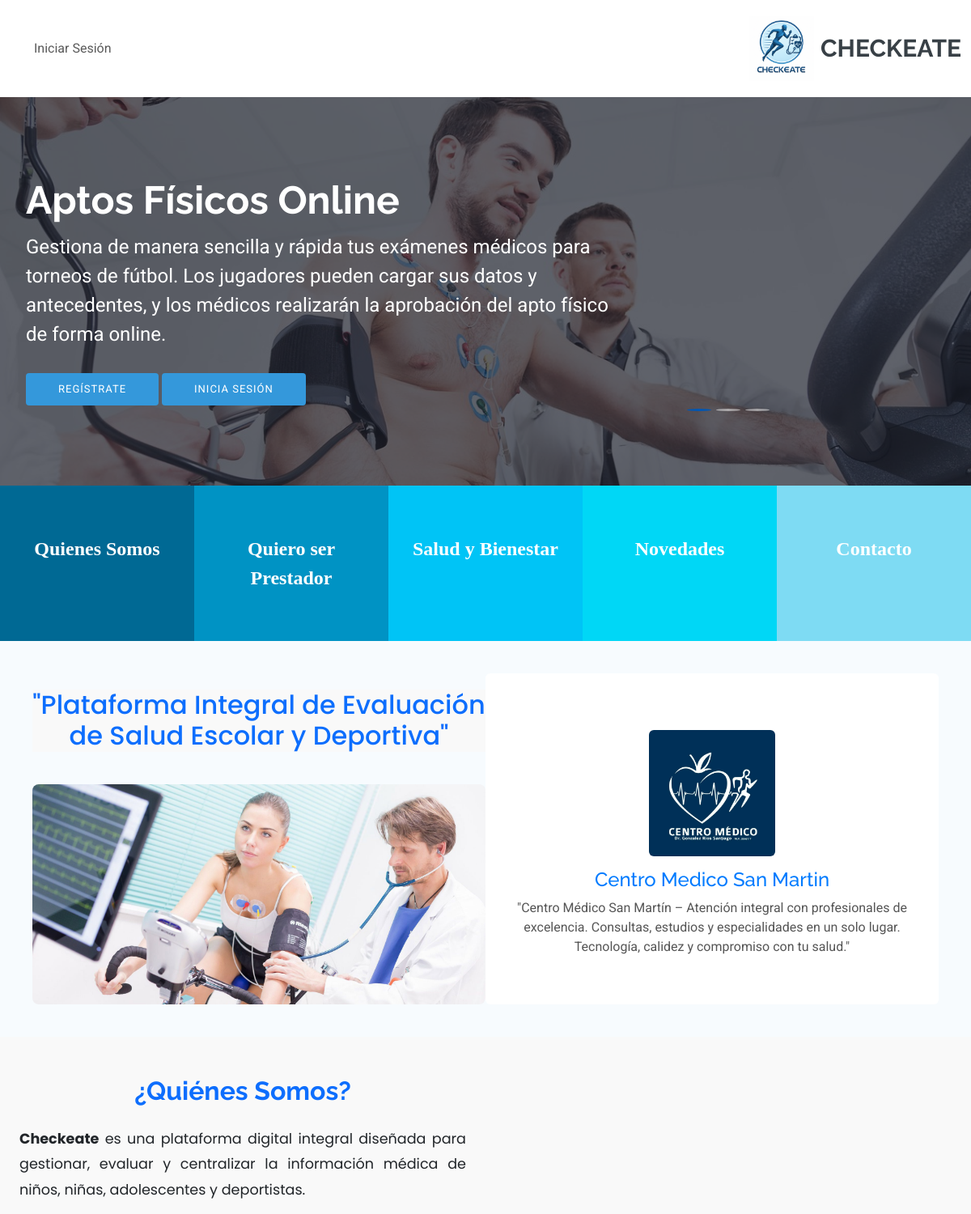
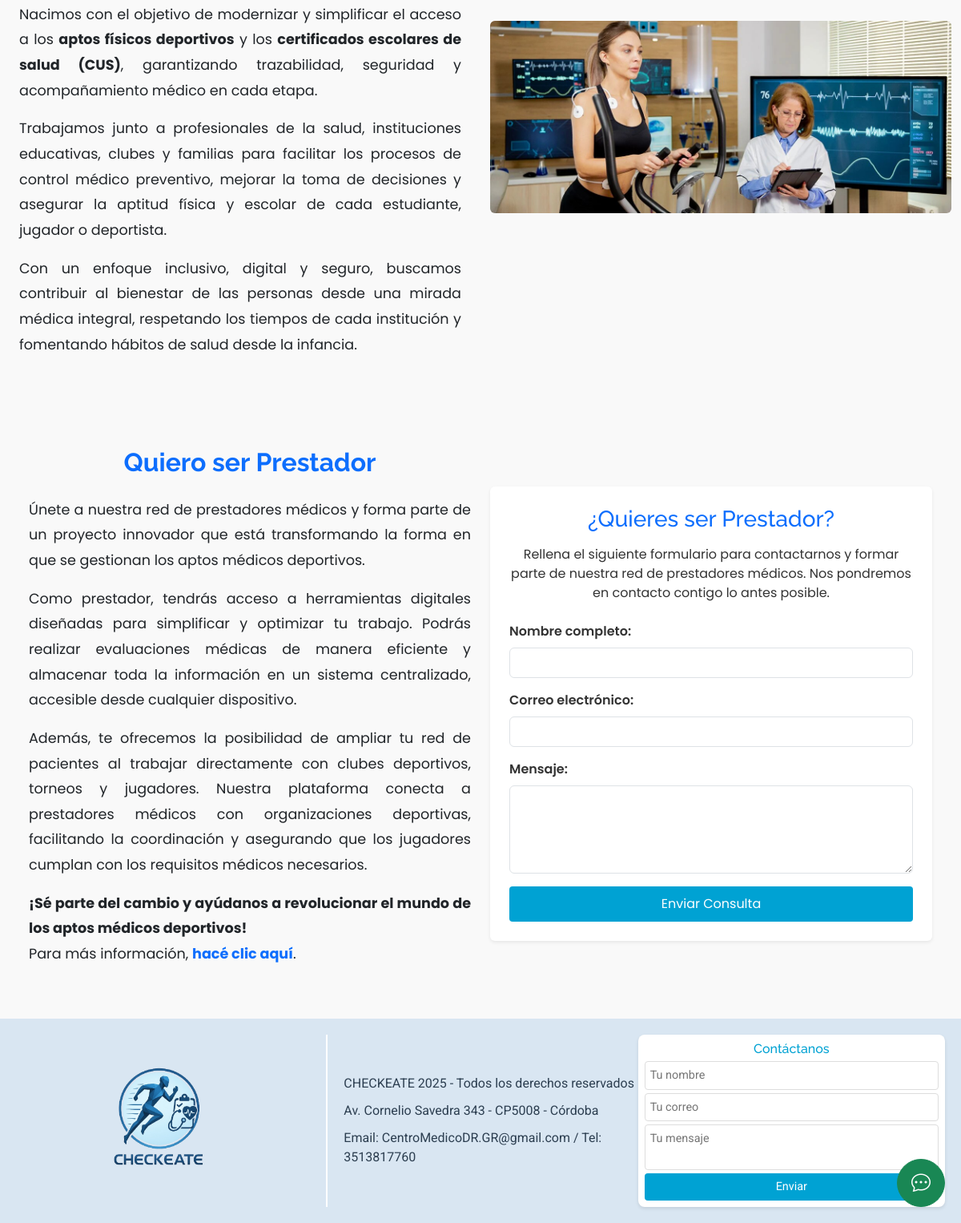
The page / on the database its author committed (2 pictures, top to bottom).
### publicidad/models.py (models this page shows, shortened)
class Publicidad(models.Model):
    titulo = models.CharField(max_length=200)
    descripcion = models.TextField()
    imagen = models.ImageField(upload_to='media/publicidades')
    url = models.URLField(blank=True, null=True)

### core/views.py (the view, shortened to what this page needs)
# urls.py: path('', views.home, name='home'),
def home(request):
    publicidades = Publicidad.objects.all()
    return render(request, 'core/home.html', {'publicidades': publicidades})

### core/templates/core/home.html (shortened to what this page needs)
{% extends 'core/base.html' %} {% load static %}
{% block content %}
<section id="heroCarousel" class="carousel slide" data-bs-ride="carousel">
  <div class="carousel-indicators">
    <button type="button" data-bs-target="#heroCarousel" data-bs-slide-to="0" class="active"></button>
    <button type="button" data-bs-target="#heroCarousel" data-bs-slide-to="1"></button>
    <button type="button" data-bs-target="#heroCarousel" data-bs-slide-to="2"></button>
  </div>
  <div class="carousel-inner">
    <div class="carousel-item active">
      <section class="hero section dark-background">
        <img
          src="{% static 'core/img/medico_home.jpg' %}"
          alt="Medico Home"
          class="hero-img"
        />
        <div class="container text-center">
          <div class="row justify-content-start">
            <div class="col-lg-8 col-md-8 col-sm-10 text-lg-start text-md-center">
              <h2>Aptos Físicos Online</h2>
              <p>
                Gestiona de manera sencilla y rápida tus exámenes médicos para torneos
                de fútbol. Los jugadores pueden cargar sus datos y antecedentes, y los
                médicos realizarán la aprobación del apto físico de forma online.
              </p>
              <a href="{% url 'register' %}" class="btn-get-started">Regístrate</a>
              <a href="{% url 'login' %}" class="btn-get-started">Inicia Sesión</a>
            </div>
          </div>
        </div>
      </section>
    </div>
  </div>
</section>
<section id="options" class="options-section">
  <div class="options-container">
    <div class="option" style="background-color: #006994">
        <a href="#quienes-somos" style="color: white; text-decoration: none; display: block;">Quienes Somos</a>
    </div>
    <div class="option" style="background-color: #0093c4">
        <a href="#quiero-ser-prestador" style="color: white; text-decoration: none; display: block;">Quiero ser Prestador</a>
    </div>
    <div class="option" style="background-color: #00c4f6">
      <a href="{% url 'salud_bienestar' %}" style="color: white; text-decoration: none; display: block;">Salud y Bienestar</a>
    </div>
    <div class="option" style="background-color: #00d7f6">
      <a href="{% url 'novedades' %}" style="color: white; text-decoration: none; display: block;">Novedades</a>
    </div>
    <div class="option" style="background-color:rgb(126, 219, 243)">
      <a href="#footer" style="color: white; text-decoration: none; display: block;">Contacto</a>
    </div>
  </div>
</section>
{% endblock %}
{% block publicidad %}
        <section
          id="publicidades"
          class="publicidades section light-background"
          style="padding:40px; margin: 0"
        >
          <div class="container-fluid" style="padding: 0">
            <div class="row g-0">
              <div class="col-md-6 position-relative">
                <div class="content-container" style="padding-top: 20px">
                  <h2 style=" font-family: 'Poppins', sans-serif; color: #0D6EFD;background-color: #f9f9f9;text-align: center; margin-bottom: 40px;">
                    "Plataforma Integral de Evaluación de Salud Escolar y Deportiva"
                  </h2>
                  <div
                    class="image-container"
                    style="margin-top: 20px; text-align: center"
                  >
                    <img
                      src="{% static 'core/img/medicina-del-deporte.jpg' %}"
                      alt="imagen de deporte"
                      class="img-fluid"
                      style="
                        max-width: 100%;
                        height: 30%;
                        border-radius: 8px;
                        margin-top: 0px;
                      "
                    />
                  </div>
                </div>
              </div>
              <div class="col-md-6">
                <div
                  id="publicidadesCarousel"
                  class="carousel slide h-100 rounded"
                  data-bs-ride="carousel"
                  style="padding: 20px; background-color: white"
                >
                  <div class="carousel-inner" style="margin-top: 50px">
                    {% for publicidad in publicidades %}
                    <div class="carousel-item {% if forloop.first %}active{% endif %}">
                      <div class="text-center">
                        <img
                          src="{{ publicidad.imagen.url }}"
                          alt="{{ publicidad.titulo }}"
                          class="publicidad-img rounded img-fluid"
                          style="max-width: 30%; height: auto; margin: 0 auto"
                        />
                        <h3 style="margin-top: 15px; font-size: 1.5rem; color: #007bff">
                          {{ publicidad.titulo }}
                        </h3>
                        <p style="color: #555">{{ publicidad.descripcion }}</p>
                      </div>
                    </div>
                    {% endfor %}
                  </div>
                  <button
                    class="carousel-control-prev"
                    type="button"
                    data-bs-target="#publicidadesCarousel"
                    data-bs-slide="prev"
                  >
                    <span class="carousel-control-prev-icon" aria-hidden="true"></span>
                  </button>
                  <button
                    class="carousel-control-next"
                    type="button"
                    data-bs-target="#publicidadesCarousel"
                    data-bs-slide="next"
                  >
                    <span class="carousel-control-next-icon" aria-hidden="true"></span>
                  </button>
                </div>
              </div>
            </div>
          </div>
        </section>
{% endblock %}
{% block landingPage %}
<section id="quienes-somos" class="container-fluid py-5" style="background-color: #f9f9f9; font-family: 'Poppins', sans-serif;">
  <div class="row align-items-center">
    <div class="col-lg-6 text-center text-lg-start mb-4 mb-lg-0 px-4">
      <h2 class="text-primary fw-bold mb-4" style="color: #00a2d3; text-align: center;">
        ¿Quiénes Somos?
      </h2>
      <p class="text-dark" style="font-size: 1.1rem; line-height: 1.8; text-align: justify;">
        <strong>Checkeate</strong> es una plataforma digital integral diseñada para gestionar, evaluar y centralizar la información médica de niños, niñas, adolescentes y deportistas.
      </p>
      <p class="text-dark" style="font-size: 1.1rem; line-height: 1.8; text-align: justify;">
        Nacimos con el objetivo de modernizar y simplificar el acceso a los <strong>aptos físicos deportivos</strong> y los <strong>certificados escolares de salud (CUS)</strong>, garantizando trazabilidad, seguridad y acompañamiento médico en cada etapa.
      </p>
      <p class="text-dark" style="font-size: 1.1rem; line-height: 1.8; text-align: justify;">
        Trabajamos junto a profesionales de la salud, instituciones educativas, clubes y familias para facilitar los procesos de control médico preventivo, mejorar la toma de decisiones y asegurar la aptitud física y escolar de cada estudiante, jugador o deportista.
      </p>
      <p class="text-dark" style="font-size: 1.1rem; line-height: 1.8; text-align: justify;">
        Con un enfoque inclusivo, digital y seguro, buscamos contribuir al bienestar de las personas desde una mirada médica integral, respetando los tiempos de cada institución y fomentando hábitos de salud desde la infancia.
      </p>
    </div>
    <div class="col-lg-6">
      <img src="{% static 'core/img/quienes_somos.jpg' %}" alt="Quiénes Somos" class="img-fluid rounded" style="width: 100%; height: auto; object-fit: cover;">
    </div>
  </div>
</section>
<section id="quiero-ser-prestador" class="container-fluid py-5" style="background-color: #f9f9f9; font-family: 'Poppins', sans-serif;">
  <div class="row align-items-center px-4">
    <div class="col-lg-6 text-center text-lg-start mb-4 mb-lg-0">
      <h2 class="text-primary fw-bold mb-4" style="color: #00a2d3; text-align: center;">Quiero ser Prestador</h2>
      <p class="text-dark" style="font-size: 1.1rem; line-height: 1.8; text-align: justify;">
        Únete a nuestra red de prestadores médicos y forma parte de un proyecto innovador que está transformando la forma en que se gestionan los aptos médicos deportivos.
      </p>
      <p class="text-dark" style="font-size: 1.1rem; line-height: 1.8; text-align: justify;">
        Como prestador, tendrás acceso a herramientas digitales diseñadas para simplificar y optimizar tu trabajo. Podrás realizar evaluaciones médicas de manera eficiente y almacenar toda la información en un sistema centralizado, accesible desde cualquier dispositivo.
      </p>
      <p class="text-dark" style="font-size: 1.1rem; line-height: 1.8; text-align: justify;">
        Además, te ofrecemos la posibilidad de ampliar tu red de pacientes al trabajar directamente con clubes deportivos, torneos y jugadores. Nuestra plataforma conecta a prestadores médicos con organizaciones deportivas, facilitando la coordinación y asegurando que los jugadores cumplan con los requisitos médicos necesarios.
      </p>
      <p class="text-dark" style="font-size: 1.1rem; line-height: 1.8; text-align: justify;">
        <strong>¡Sé parte del cambio y ayúdanos a revolucionar el mundo de los aptos médicos deportivos!</strong>
        <br>
        Para más información, <a href="{% url 'info_prest' %}" class="text-primary fw-bold">hacé clic aquí</a>.
      </p>
    </div>
    <div class="col-lg-6">
      <form action="{% url 'home' %}" method="POST" class="bg-white p-4 rounded shadow-sm">
        <h3 class="text-primary text-center mb-3" style="color: #00a2d3;">¿Quieres ser Prestador?</h3>
        <p class="text-center mb-4" style="font-size: 1rem; color: #333;">
          Rellena el siguiente formulario para contactarnos y formar parte de nuestra red de prestadores médicos. Nos pondremos en contacto contigo lo antes posible.
        </p>
        <div class="mb-3">
          <label for="name" class="form-label fw-semibold" style="color: #333;">Nombre completo:</label>
          <input type="text" id="name" name="name" class="form-control" required>
        </div>
        <div class="mb-3">
          <label for="email" class="form-label fw-semibold" style="color: #333;">Correo electrónico:</label>
          <input type="email" id="email" name="email" class="form-control" required>
        </div>
        <div class="mb-3">
          <label for="message" class="form-label fw-semibold" style="color: #333;">Mensaje:</label>
          <textarea id="message" name="message" rows="4" class="form-control" required></textarea>
        </div>
        <div class="text-center">
          <button type="submit" class="btn btn-primary w-100" style="background-color: #00a2d3; border: none; padding: 10px 20px; font-size: 1rem; border-radius: 4px;">Enviar Consulta</button>
        </div>
      </form>
    </div>
  </div>
</section>
{% endblock %}
{% block footer %}
<footer id="footer" style="display: flex; flex-wrap: wrap; justify-content: space-between; padding: 20px; background-color: #d9e6f2; color:#2c3e50;">
    <div style="flex: 1; display: flex; align-items: center; justify-content: center; margin-right: 20px;">
        <img src="{% static 'core/img/milogo4.png' %}" alt="Logo Checkeate" style="height: 150px; margin-right: 10px;">
    </div>
    <div style="flex: 1; border-left: 2px solid #fff; padding-left: 20px; display: flex; flex-direction: column; justify-content: center;">
        <p style="margin: 5px 0;"> CHECKEATE 2025 - Todos los derechos reservados</p>
        <p style="margin: 5px 0;">Av. Cornelio Savedra 343 - CP5008 - Córdoba</p>
        <p style="margin: 5px 0;">Email: CentroMedicoDR.GR@gmail.com / Tel: 3513817760</p>
    </div>
    <div style="flex: 1; padding: 8px; background-color: #fff; border-radius: 8px; box-shadow: 0 2px 4px rgba(0, 0, 0, 0.1); max-width: 400px; margin: 0 auto;">
      <h4 style="color: #00a2d3; text-align: center; margin-bottom: 6px; font-size: 1rem;">Contáctanos</h4>
      <form action="{% url 'home' %}" method="POST" style="display: flex; flex-direction: column; gap: 4px;">
        <input type="text" name="nombre" placeholder="Tu nombre" required
              style="padding: 6px; font-size: 0.9rem; border: 1px solid #ddd; border-radius: 4px;">
          <input type="email" name="email" placeholder="Tu correo" required
              style="padding: 6px; font-size: 0.9rem; border: 1px solid #ddd; border-radius: 4px;">
          <textarea name="mensaje" placeholder="Tu mensaje" rows="2" required
              style="padding: 6px; font-size: 0.9rem; border: 1px solid #ddd; border-radius: 4px; resize: none;"></textarea>
          <button type="submit"
              style="background-color: #00a2d3; color: white; border: none; padding: 6px; border-radius: 4px; font-size: 0.9rem; cursor: pointer;">
              Enviar
          </button>
      </form>
  </div>
</footer>
{% endblock %}

### core/static/core/css/main.css (style rules this page uses)
:root { --default-font: "Roboto", system-ui, -apple-system, "Segoe UI", Roboto, "Helvetica Neue", Arial, "Noto Sans", "Liberation Sans", sans-serif, "Apple Color Emoji", "Segoe UI Emoji", "Segoe UI Symbol", "Noto Color Emoji"; --heading-font: "Raleway", sans-serif; --nav-font: "Poppins", sans-serif; }
:root { --background-color: #ffffff; --default-color: #444444; --heading-color: #384046; --accent-color: #3498db; --surface-color: #ffffff; --contrast-color: #ffffff; }
:root { --nav-color: #444444; --nav-hover-color: #3498db; --nav-mobile-background-color: #ffffff; --nav-dropdown-background-color: #ffffff; --nav-dropdown-color: #444444; --nav-dropdown-hover-color: #3498db; }
.light-background { --background-color: #f7fbfe; --surface-color: #ffffff; }
.dark-background { --background-color: #1d222d; --default-color: #ffffff; --heading-color: #ffffff; --surface-color: #31394c; --contrast-color: #ffffff; }
:root { scroll-behavior: smooth; }
body { color: var(--default-color); background-color: var(--background-color); font-family: var(--default-font); }
a { color: var(--accent-color); text-decoration: none; transition: 0.3s; }
h1, h2, h3, h4, h5, h6 { color: var(--heading-color); font-family: var(--heading-font); }
section, .section { color: var(--default-color); background-color: var(--background-color); scroll-margin-top: 84px; overflow: clip; }
.hero { width: 100% ; min-height: 60vh; position: relative; padding: 80px 0; display: flex; align-items: center; justify-content: left; }
.hero img { position: absolute; inset: 0; display: block; width: 100%; height: 100%; object-fit: cover; z-index: 1; }
.hero:before { content: ""; background: color-mix(in srgb, var(--background-color), transparent 30%); position: absolute; inset: 0; z-index: 2; }
.hero .container { position: absolute; z-index: 3; margin: 20px; }
.hero h2 { margin: 0; font-size: 48px; font-weight: 700; }
.hero p { margin: 10px 0 0 0; font-size: 24px; color: var(--heading-color); }
.hero .btn-get-started { background-color: var(--accent-color); color: var(--default-color); font-weight: 400; font-size: 13px; letter-spacing: 1px; text-transform: uppercase; display: inline-block; padding: 10px 40px; margin: 30px 0 0 0; border-radius: 4px; transition: 0.5s; }

### core/templates/core/home.html (style rules this page uses)
.carousel-indicators button { width: 12px; height: 12px; border-radius: 50%; background-color: #009fe3; border: none; margin: 0 5px; }
.carousel-indicators .active { background-color: #0056b3; }
.carousel-indicators { bottom: 50px; position: absolute; bottom: 20px; left: 50%; transform: translateX(100%); transform: translateY(-200%); z-index: 10; }
* { margin: 0; padding: 0; box-sizing: border-box; }
.options-section { background-color: #f4f4f4; padding: 0px; }
.options-container { display: flex; max-width: 100%; }
.option { font-family: Nunito !important; flex: 1; text-align: center; padding: 60px 20px; color: rgb(248, 249, 249); font-size: 1.5rem; font-weight: bold; transition: transform 0.5s ease, box-shadow 0.5s ease; cursor: pointer; }
.options-container .option + .option { margin-left: 0; }

### rows shown on the page
Publicidad: imagen (picture), titulo "Centro Medico San Martin", descripcion "\"Centro Médico San Martín – Atención integral con profesionales de excelencia. Consultas, estudios y especialidades en un solo lugar. Tecnología, calidez y compromiso con tu salud.\""
